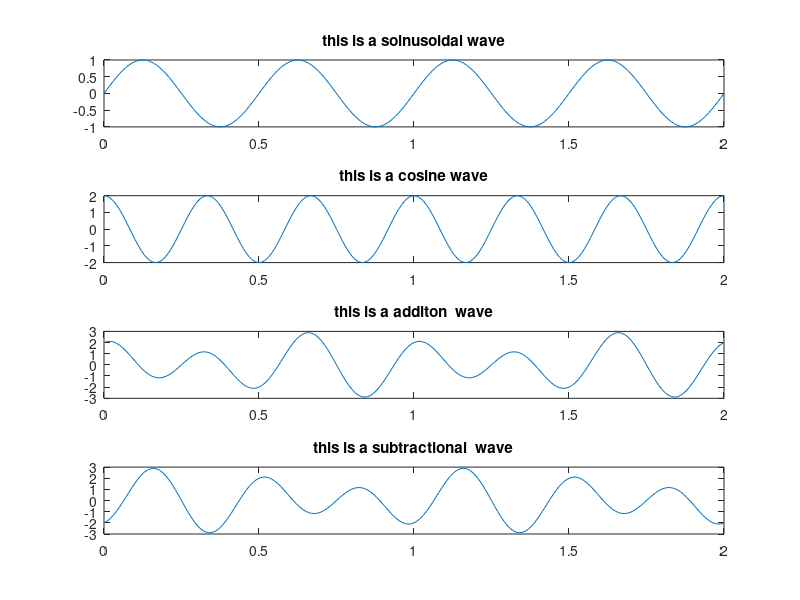

Write MATLAB code to recreate this figure.
t= 0:1/100:2;
a = 1;
f= 2;
phase =2;
x1= a*sin(2*pi*f*t);
x2= 2*cos(2*pi*3*t);

y=x1+x2;
z=x1-x2;
subplot(4 ,1,1);
plot(t,x1);
title('this is a soinusoidal wave');

subplot(4,1,2);
plot(t,x2);
title('this is a cosine wave');

subplot(4,1,3);
plot(t,y);
title('this is a additon  wave');

subplot(4,1,4);
plot(t,z);
title('this is a subtractional  wave');

